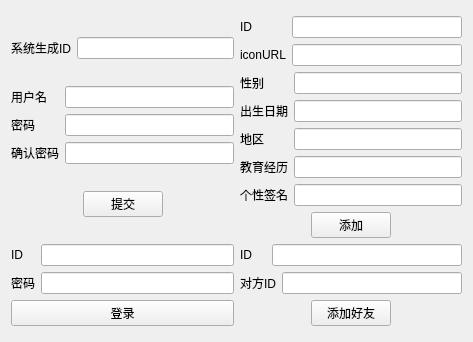
<?xml version="1.0" encoding="UTF-8"?>
<ui version="4.0">
 <class>sqlAccountWidget</class>
 <widget class="QWidget" name="sqlAccountWidget">
  <property name="geometry">
   <rect>
    <x>0</x>
    <y>0</y>
    <width>473</width>
    <height>342</height>
   </rect>
  </property>
  <property name="windowTitle">
   <string>sqlAccountWidget</string>
  </property>
  <layout class="QVBoxLayout" name="verticalLayout_14">
   <item>
    <layout class="QVBoxLayout" name="verticalLayout_13">
     <item>
      <layout class="QHBoxLayout" name="horizontalLayout_12">
       <item>
        <layout class="QVBoxLayout" name="verticalLayout_3">
         <item>
          <layout class="QHBoxLayout" name="horizontalLayout_3">
           <item>
            <widget class="QLabel" name="label_4">
             <property name="text">
              <string>系统生成ID</string>
             </property>
            </widget>
           </item>
           <item>
            <widget class="QLineEdit" name="lineEditID"/>
           </item>
          </layout>
         </item>
         <item>
          <layout class="QHBoxLayout" name="horizontalLayout">
           <item>
            <layout class="QVBoxLayout" name="verticalLayout">
             <item>
              <widget class="QLabel" name="label">
               <property name="text">
                <string>用户名</string>
               </property>
              </widget>
             </item>
             <item>
              <widget class="QLabel" name="label_2">
               <property name="text">
                <string>密码</string>
               </property>
              </widget>
             </item>
             <item>
              <widget class="QLabel" name="label_3">
               <property name="text">
                <string>确认密码</string>
               </property>
              </widget>
             </item>
            </layout>
           </item>
           <item>
            <layout class="QVBoxLayout" name="verticalLayout_2">
             <item>
              <widget class="QLineEdit" name="lineEditName"/>
             </item>
             <item>
              <widget class="QLineEdit" name="lineEditPassword"/>
             </item>
             <item>
              <widget class="QLineEdit" name="lineEditConfirmPass"/>
             </item>
            </layout>
           </item>
          </layout>
         </item>
         <item>
          <layout class="QHBoxLayout" name="horizontalLayout_2">
           <item>
            <spacer name="horizontalSpacer">
             <property name="orientation">
              <enum>Qt::Horizontal</enum>
             </property>
             <property name="sizeHint" stdset="0">
              <size>
               <width>40</width>
               <height>20</height>
              </size>
             </property>
            </spacer>
           </item>
           <item>
            <widget class="QPushButton" name="pushButtonSubmit">
             <property name="text">
              <string>提交</string>
             </property>
            </widget>
           </item>
           <item>
            <spacer name="horizontalSpacer_2">
             <property name="orientation">
              <enum>Qt::Horizontal</enum>
             </property>
             <property name="sizeHint" stdset="0">
              <size>
               <width>40</width>
               <height>20</height>
              </size>
             </property>
            </spacer>
           </item>
          </layout>
         </item>
        </layout>
       </item>
       <item>
        <layout class="QVBoxLayout" name="verticalLayout_11">
         <item>
          <layout class="QHBoxLayout" name="horizontalLayout_5">
           <item>
            <layout class="QVBoxLayout" name="verticalLayout_7">
             <item>
              <widget class="QLabel" name="label_7">
               <property name="text">
                <string>ID</string>
               </property>
              </widget>
             </item>
             <item>
              <widget class="QLabel" name="label_8">
               <property name="text">
                <string>iconURL</string>
               </property>
              </widget>
             </item>
            </layout>
           </item>
           <item>
            <layout class="QVBoxLayout" name="verticalLayout_8">
             <item>
              <widget class="QLineEdit" name="iconID"/>
             </item>
             <item>
              <widget class="QLineEdit" name="iconURL"/>
             </item>
            </layout>
           </item>
          </layout>
         </item>
         <item>
          <layout class="QHBoxLayout" name="horizontalLayout_7">
           <item>
            <layout class="QVBoxLayout" name="verticalLayout_9">
             <item>
              <widget class="QLabel" name="label_9">
               <property name="text">
                <string>性别</string>
               </property>
              </widget>
             </item>
             <item>
              <widget class="QLabel" name="label_10">
               <property name="text">
                <string>出生日期</string>
               </property>
              </widget>
             </item>
             <item>
              <widget class="QLabel" name="label_11">
               <property name="text">
                <string>地区</string>
               </property>
              </widget>
             </item>
             <item>
              <widget class="QLabel" name="label_12">
               <property name="text">
                <string>教育经历</string>
               </property>
              </widget>
             </item>
             <item>
              <widget class="QLabel" name="label_13">
               <property name="text">
                <string>个性签名</string>
               </property>
              </widget>
             </item>
            </layout>
           </item>
           <item>
            <layout class="QVBoxLayout" name="verticalLayout_10">
             <item>
              <widget class="QLineEdit" name="gender"/>
             </item>
             <item>
              <widget class="QLineEdit" name="birth"/>
             </item>
             <item>
              <widget class="QLineEdit" name="area"/>
             </item>
             <item>
              <widget class="QLineEdit" name="edu"/>
             </item>
             <item>
              <widget class="QLineEdit" name="sig"/>
             </item>
            </layout>
           </item>
          </layout>
         </item>
         <item>
          <layout class="QHBoxLayout" name="horizontalLayout_6">
           <item>
            <spacer name="horizontalSpacer_3">
             <property name="orientation">
              <enum>Qt::Horizontal</enum>
             </property>
             <property name="sizeHint" stdset="0">
              <size>
               <width>40</width>
               <height>20</height>
              </size>
             </property>
            </spacer>
           </item>
           <item>
            <widget class="QPushButton" name="iconSubmit">
             <property name="text">
              <string>添加</string>
             </property>
            </widget>
           </item>
           <item>
            <spacer name="horizontalSpacer_4">
             <property name="orientation">
              <enum>Qt::Horizontal</enum>
             </property>
             <property name="sizeHint" stdset="0">
              <size>
               <width>40</width>
               <height>20</height>
              </size>
             </property>
            </spacer>
           </item>
          </layout>
         </item>
        </layout>
       </item>
      </layout>
     </item>
     <item>
      <layout class="QHBoxLayout" name="horizontalLayout_8">
       <item>
        <layout class="QVBoxLayout" name="verticalLayout_6">
         <item>
          <layout class="QHBoxLayout" name="horizontalLayout_4">
           <item>
            <layout class="QVBoxLayout" name="verticalLayout_4">
             <item>
              <widget class="QLabel" name="label_5">
               <property name="text">
                <string>ID</string>
               </property>
              </widget>
             </item>
             <item>
              <widget class="QLabel" name="label_6">
               <property name="text">
                <string>密码</string>
               </property>
              </widget>
             </item>
            </layout>
           </item>
           <item>
            <layout class="QVBoxLayout" name="verticalLayout_5">
             <item>
              <widget class="QLineEdit" name="AuthID"/>
             </item>
             <item>
              <widget class="QLineEdit" name="AuthPass"/>
             </item>
            </layout>
           </item>
          </layout>
         </item>
         <item>
          <widget class="QPushButton" name="AuthBotton">
           <property name="text">
            <string>登录</string>
           </property>
          </widget>
         </item>
        </layout>
       </item>
       <item>
        <layout class="QVBoxLayout" name="verticalLayout_12">
         <item>
          <layout class="QHBoxLayout" name="horizontalLayout_9">
           <item>
            <widget class="QLabel" name="label_14">
             <property name="text">
              <string>ID    </string>
             </property>
            </widget>
           </item>
           <item>
            <widget class="QLineEdit" name="myID"/>
           </item>
          </layout>
         </item>
         <item>
          <layout class="QHBoxLayout" name="horizontalLayout_10">
           <item>
            <widget class="QLabel" name="label_15">
             <property name="text">
              <string>对方ID</string>
             </property>
            </widget>
           </item>
           <item>
            <widget class="QLineEdit" name="othersID"/>
           </item>
          </layout>
         </item>
         <item>
          <layout class="QHBoxLayout" name="horizontalLayout_11">
           <item>
            <spacer name="horizontalSpacer_5">
             <property name="orientation">
              <enum>Qt::Horizontal</enum>
             </property>
             <property name="sizeHint" stdset="0">
              <size>
               <width>40</width>
               <height>20</height>
              </size>
             </property>
            </spacer>
           </item>
           <item>
            <widget class="QPushButton" name="addFd">
             <property name="text">
              <string>添加好友</string>
             </property>
            </widget>
           </item>
           <item>
            <spacer name="horizontalSpacer_6">
             <property name="orientation">
              <enum>Qt::Horizontal</enum>
             </property>
             <property name="sizeHint" stdset="0">
              <size>
               <width>40</width>
               <height>20</height>
              </size>
             </property>
            </spacer>
           </item>
          </layout>
         </item>
        </layout>
       </item>
      </layout>
     </item>
    </layout>
   </item>
  </layout>
 </widget>
 <resources/>
 <connections/>
</ui>
